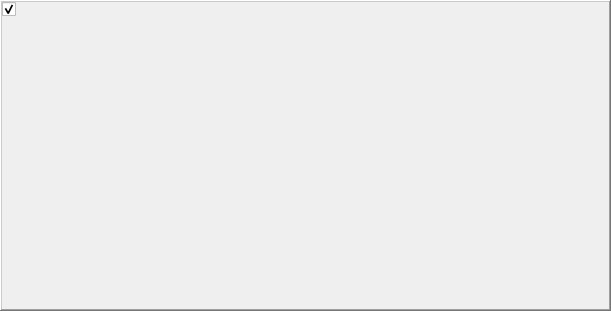
<?xml version="1.0" encoding="UTF-8"?>
<ui version="4.0">
 <class>Box</class>
 <widget class="QWidget" name="Box">
  <property name="geometry">
   <rect>
    <x>0</x>
    <y>0</y>
    <width>611</width>
    <height>311</height>
   </rect>
  </property>
  <property name="sizePolicy">
   <sizepolicy hsizetype="Preferred" vsizetype="Preferred">
    <horstretch>0</horstretch>
    <verstretch>0</verstretch>
   </sizepolicy>
  </property>
  <property name="mouseTracking">
   <bool>true</bool>
  </property>
  <property name="windowTitle">
   <string>Box</string>
  </property>
  <layout class="QHBoxLayout" name="horizontalLayout">
   <property name="leftMargin">
    <number>0</number>
   </property>
   <property name="topMargin">
    <number>0</number>
   </property>
   <property name="rightMargin">
    <number>0</number>
   </property>
   <property name="bottomMargin">
    <number>0</number>
   </property>
   <item>
    <widget class="QFrame" name="boxframe">
     <property name="sizePolicy">
      <sizepolicy hsizetype="Preferred" vsizetype="Preferred">
       <horstretch>0</horstretch>
       <verstretch>0</verstretch>
      </sizepolicy>
     </property>
     <property name="frameShape">
      <enum>QFrame::WinPanel</enum>
     </property>
     <property name="frameShadow">
      <enum>QFrame::Raised</enum>
     </property>
     <property name="lineWidth">
      <number>2</number>
     </property>
     <layout class="QGridLayout" name="gridLayout">
      <property name="leftMargin">
       <number>0</number>
      </property>
      <property name="topMargin">
       <number>0</number>
      </property>
      <property name="rightMargin">
       <number>0</number>
      </property>
      <property name="bottomMargin">
       <number>0</number>
      </property>
      <property name="spacing">
       <number>2</number>
      </property>
      <item row="2" column="0">
       <widget class="QFrame" name="input_panel">
        <property name="frameShape">
         <enum>QFrame::NoFrame</enum>
        </property>
        <layout class="QVBoxLayout" name="input_layout">
         <property name="sizeConstraint">
          <enum>QLayout::SetDefaultConstraint</enum>
         </property>
         <property name="leftMargin">
          <number>0</number>
         </property>
         <property name="topMargin">
          <number>0</number>
         </property>
         <property name="rightMargin">
          <number>0</number>
         </property>
         <property name="bottomMargin">
          <number>0</number>
         </property>
        </layout>
       </widget>
      </item>
      <item row="2" column="2">
       <widget class="QFrame" name="output_panel">
        <property name="frameShape">
         <enum>QFrame::NoFrame</enum>
        </property>
        <layout class="QVBoxLayout" name="output_layout">
         <property name="spacing">
          <number>12</number>
         </property>
         <property name="sizeConstraint">
          <enum>QLayout::SetDefaultConstraint</enum>
         </property>
         <property name="leftMargin">
          <number>0</number>
         </property>
         <property name="topMargin">
          <number>0</number>
         </property>
         <property name="rightMargin">
          <number>0</number>
         </property>
         <property name="bottomMargin">
          <number>0</number>
         </property>
        </layout>
       </widget>
      </item>
      <item row="1" column="0">
       <widget class="QCheckBox" name="enablebtn">
        <property name="focusPolicy">
         <enum>Qt::NoFocus</enum>
        </property>
        <property name="checked">
         <bool>true</bool>
        </property>
       </widget>
      </item>
      <item row="2" column="1">
       <layout class="QVBoxLayout" name="mainLayout" stretch="0,0">
        <property name="spacing">
         <number>0</number>
        </property>
        <item>
         <widget class="QFrame" name="header_frame">
          <property name="sizePolicy">
           <sizepolicy hsizetype="Minimum" vsizetype="Fixed">
            <horstretch>0</horstretch>
            <verstretch>0</verstretch>
           </sizepolicy>
          </property>
          <layout class="QHBoxLayout" name="header">
           <property name="sizeConstraint">
            <enum>QLayout::SetDefaultConstraint</enum>
           </property>
           <property name="leftMargin">
            <number>0</number>
           </property>
           <property name="topMargin">
            <number>0</number>
           </property>
           <property name="rightMargin">
            <number>0</number>
           </property>
           <property name="bottomMargin">
            <number>0</number>
           </property>
           <item>
            <widget class="QLabel" name="icon">
             <property name="text">
              <string/>
             </property>
            </widget>
           </item>
           <item>
            <widget class="QLabel" name="label">
             <property name="text">
              <string/>
             </property>
             <property name="alignment">
              <set>Qt::AlignBottom|Qt::AlignLeading|Qt::AlignLeft</set>
             </property>
            </widget>
           </item>
           <item>
            <spacer name="header_spacer">
             <property name="orientation">
              <enum>Qt::Horizontal</enum>
             </property>
             <property name="sizeType">
              <enum>QSizePolicy::MinimumExpanding</enum>
             </property>
             <property name="sizeHint" stdset="0">
              <size>
               <width>0</width>
               <height>0</height>
              </size>
             </property>
            </spacer>
           </item>
           <item>
            <layout class="QHBoxLayout" name="infos"/>
           </item>
           <item>
            <layout class="QHBoxLayout" name="additional_layout">
             <property name="spacing">
              <number>0</number>
             </property>
            </layout>
           </item>
          </layout>
         </widget>
        </item>
        <item>
         <widget class="QFrame" name="frame">
          <layout class="QVBoxLayout" name="content">
           <property name="leftMargin">
            <number>0</number>
           </property>
           <property name="topMargin">
            <number>0</number>
           </property>
           <property name="rightMargin">
            <number>0</number>
           </property>
           <property name="bottomMargin">
            <number>0</number>
           </property>
          </layout>
         </widget>
        </item>
       </layout>
      </item>
      <item row="1" column="1">
       <widget class="QFrame" name="slot_panel">
        <property name="sizePolicy">
         <sizepolicy hsizetype="Expanding" vsizetype="Fixed">
          <horstretch>0</horstretch>
          <verstretch>0</verstretch>
         </sizepolicy>
        </property>
        <property name="frameShape">
         <enum>QFrame::NoFrame</enum>
        </property>
        <layout class="QHBoxLayout" name="slot_layout">
         <property name="sizeConstraint">
          <enum>QLayout::SetDefaultConstraint</enum>
         </property>
         <property name="leftMargin">
          <number>0</number>
         </property>
         <property name="topMargin">
          <number>0</number>
         </property>
         <property name="rightMargin">
          <number>0</number>
         </property>
         <property name="bottomMargin">
          <number>0</number>
         </property>
        </layout>
       </widget>
      </item>
      <item row="3" column="1">
       <widget class="QFrame" name="event_panel">
        <property name="sizePolicy">
         <sizepolicy hsizetype="Expanding" vsizetype="Fixed">
          <horstretch>0</horstretch>
          <verstretch>0</verstretch>
         </sizepolicy>
        </property>
        <property name="frameShape">
         <enum>QFrame::NoFrame</enum>
        </property>
        <layout class="QHBoxLayout" name="signal_layout">
         <property name="sizeConstraint">
          <enum>QLayout::SetDefaultConstraint</enum>
         </property>
         <property name="leftMargin">
          <number>0</number>
         </property>
         <property name="topMargin">
          <number>0</number>
         </property>
         <property name="rightMargin">
          <number>0</number>
         </property>
         <property name="bottomMargin">
          <number>0</number>
         </property>
        </layout>
       </widget>
      </item>
     </layout>
    </widget>
   </item>
  </layout>
 </widget>
 <resources/>
 <connections>
  <connection>
   <sender>enablebtn</sender>
   <signal>stateChanged(int)</signal>
   <receiver>Box</receiver>
   <slot>setFocus()</slot>
   <hints>
    <hint type="sourcelabel">
     <x>15</x>
     <y>15</y>
    </hint>
    <hint type="destinationlabel">
     <x>118</x>
     <y>69</y>
    </hint>
   </hints>
  </connection>
  <connection>
   <sender>enablebtn</sender>
   <signal>clicked()</signal>
   <receiver>Box</receiver>
   <slot>setFocus()</slot>
   <hints>
    <hint type="sourcelabel">
     <x>15</x>
     <y>15</y>
    </hint>
    <hint type="destinationlabel">
     <x>118</x>
     <y>69</y>
    </hint>
   </hints>
  </connection>
 </connections>
</ui>
